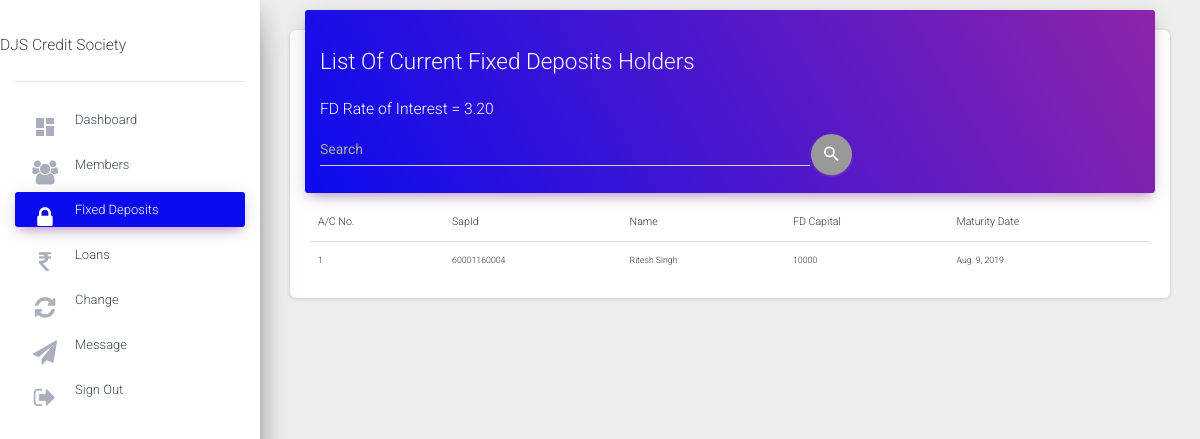
Page /csadmin/fixeddeposits (signed in) on the earlier database version.
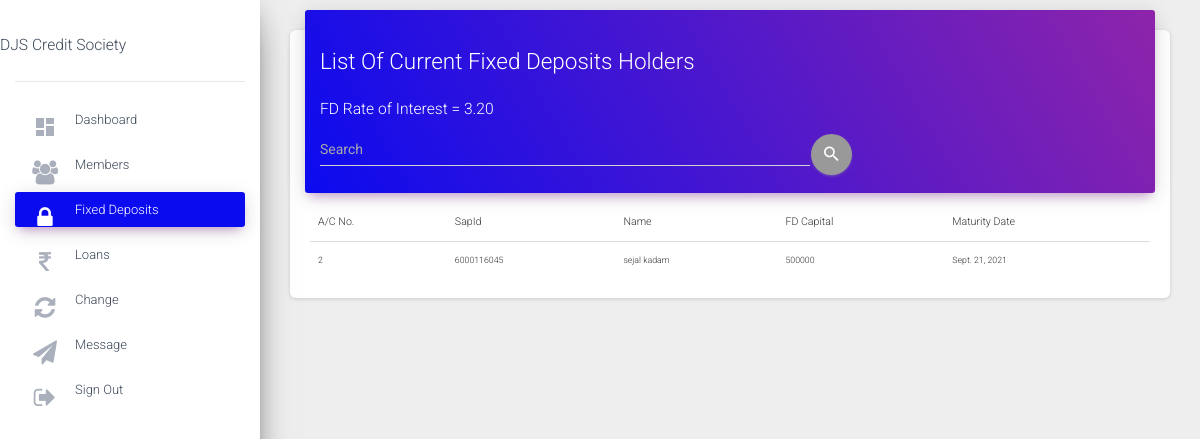
Same page on the later database version.
### status/models.py (models this page shows, shortened)
class Account(models.Model):
    accountnumber=models.IntegerField(null=False,unique=True)
    username=models.ForeignKey(User,on_delete=models.CASCADE,null=True,unique=True)
    name=models.CharField(max_length=50,null=False)
    sapid=models.IntegerField(null=False,unique=True)
    dateofjoining=models.DateField(null=False)
    sharevalue=models.IntegerField(default=0,null=False)
    totalinvestment=models.IntegerField(default=0,null=False)
    shareamount=models.IntegerField(default=0,null=False)
    sharebalance=models.IntegerField(default=0)
    cdamount=models.IntegerField(default=0)
    cdbalance=models.IntegerField(default=0)
    totalamount=models.DecimalField(default=0,max_digits=10,decimal_places=2)
    Noofshares=models.IntegerField(default=0,null=True)
    islongloantaken=models.BooleanField(default=False)
    isloanemertaken=models.BooleanField(default=False)
    longloanamount=models.DecimalField(blank=True,null=True,default=0,max_digits=10,decimal_places=2)
    longloanprinciple=models.DecimalField(blank=True,null=True,default=0,max_digits=10,decimal_places=2)
    longloanperiod=models.IntegerField(blank=True,null=True,default=0)
    longloaninterestamount=models.DecimalField(blank=True,null=True,default=0,max_digits=10,decimal_places=2)
    longloanbalance=models.DecimalField(blank=True,null=True,default=0,max_digits=10,decimal_places=2)
    longloanemi=models.DecimalField(blank=True,null=True,default=0,max_digits=10,decimal_places=2)
    emerloanamount=models.DecimalField(blank=True,null=True,default=0,max_digits=10,decimal_places=2)
    emerloanprinciple=models.DecimalField(blank=True,null=True,default=0,max_digits=10,decimal_places=2)
    emerloanperiod=models.IntegerField(blank=True,null=True,default=0)
    emerloaninterestamount=models.DecimalField(blank=True,null=True,default=0,max_digits=10,decimal_places=2)
    emerloanbalance=models.DecimalField(blank=True,null=True,default=0,max_digits=10,decimal_places=2)
    emerloanemi=models.DecimalField(blank=True,null=True,default=0,max_digits=10,decimal_places=2)
    downpayment=models.DecimalField(blank=True,null=True,default=0,max_digits=10,decimal_places=2)
    displaydownpayment=models.DecimalField(blank=True,null=True,default=0,max_digits=10,decimal_places=2)
    fdcapital=models.IntegerField(default=0,null=True)
    fdmaturitydate=models.DateField(null=True)
    teachingstaff=models.BooleanField(default=False)
    nonteachingstaff=models.BooleanField(default=False)

### csadmin/views.py (the view)
# urls.py: path('fixeddeposits', views.fixeddeposits,name="fixeddeposits"),
@login_required
def fixeddeposits(request):
    users=Account.objects.all()
    Interests=interests.objects.all().last()
    acc_filter = AccountFilter(request.GET, queryset=users)
    context={
        'fdadmin':users,
        'Interests':Interests,
        'Bank':"active",
        'filter': acc_filter,
    }
    return render (request,'fd_admin.html',context=context)

### csadmin/templates/fd_admin.html (shortened to what this page needs)
{%extends 'base.html'%}
{%block content%}
<main role="main" class="col-md-8 col-lg-12 px-4">
  <div class="content">
    <div class="container-fluid">
      <div class="row">
        <div class="col-md-12">
          <div class="card">
            <div class="card-header card-header-primary">
              <h2 class="h2">List Of Current Fixed Deposits Holders</h2>
              <h3>FD Rate of Interest = {{Interests.fdinterest}}</h3>
              <form method="get">
                <div class="input-group " style='width:65%'>
                <table>
                <input type="text" style="color:#fff" class="form-control" autocomplete="off" name="name" placeholder="Search" id="id_name">
                <button type="button" class="btn btn-round btn-just-icon" name="button"><i class="material-icons">search</i></button>
                </table>
              </div>
              </form>
            </div>
            <div class="card-body">
              <div class="table-responsive">
                <table class="table">
                  <thead>
                    <tr>
                      <th>A/C No.</th>
                      <th>SapId</th>
                      <th>Name</th>
                      <th>FD Capital</th>
                      <th>Maturity Date</th>
                    </tr>
                  </thead>
                  <tbody>
              {%for i in filter.qs%}
                    {%if i.fdcapital != 0%}
                <tr>
                  <td>{{i.accountnumber}}</td>
                  <td>{{i.sapid}}</td>
                  <td>{{i.name}}</td>
                  <td>{{i.fdcapital}}</td>
                  <td>{{i.fdmaturitydate}}</td>
                    {%endif%}
                </tr>
              {%endfor%}
              </tbody>
                </table>
              </div>
            </div>
          </div>
        </div>
  </div>
  </div>
</main>
{%endblock%}

Differences in the rows shown:
no longer on this page (row edited): Account: accountnumber "1", sapid "60001160004", name "Ritesh Singh", fdcapital "10000", fdmaturitydate "Aug. 9, 2019"
now on this page (row edited): Account: accountnumber "2", sapid "6000116045", name "sejal kadam", fdcapital "500000", fdmaturitydate "Sept. 21, 2021"
